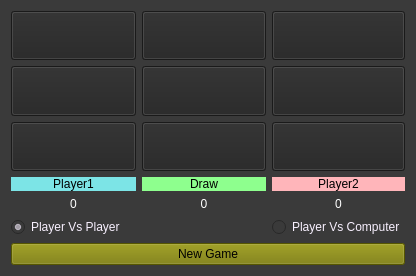
<?xml version="1.0" encoding="UTF-8"?>
<ui version="4.0">
 <class>mainwindow</class>
 <widget class="QWidget" name="mainwindow">
  <property name="geometry">
   <rect>
    <x>0</x>
    <y>0</y>
    <width>416</width>
    <height>276</height>
   </rect>
  </property>
  <property name="windowTitle">
   <string>Tictactoe</string>
  </property>
  <property name="styleSheet">
   <string notr="true">background-color: rgb(0, 0, 0);
background-color: rgb(58, 58, 58);</string>
  </property>
  <layout class="QGridLayout" name="gridLayout">
   <item row="0" column="1">
    <widget class="QPushButton" name="btn_01">
     <property name="sizePolicy">
      <sizepolicy hsizetype="Minimum" vsizetype="MinimumExpanding">
       <horstretch>0</horstretch>
       <verstretch>0</verstretch>
      </sizepolicy>
     </property>
     <property name="styleSheet">
      <string notr="true">background-color: rgb(36, 36, 36);
</string>
     </property>
     <property name="text">
      <string/>
     </property>
    </widget>
   </item>
   <item row="3" column="0">
    <widget class="QPushButton" name="btn_10">
     <property name="sizePolicy">
      <sizepolicy hsizetype="Minimum" vsizetype="MinimumExpanding">
       <horstretch>0</horstretch>
       <verstretch>0</verstretch>
      </sizepolicy>
     </property>
     <property name="styleSheet">
      <string notr="true">background-color: rgb(36, 36, 36);
</string>
     </property>
     <property name="text">
      <string/>
     </property>
    </widget>
   </item>
   <item row="4" column="1">
    <widget class="QPushButton" name="btn_21">
     <property name="sizePolicy">
      <sizepolicy hsizetype="Minimum" vsizetype="MinimumExpanding">
       <horstretch>0</horstretch>
       <verstretch>0</verstretch>
      </sizepolicy>
     </property>
     <property name="styleSheet">
      <string notr="true">background-color: rgb(36, 36, 36);
</string>
     </property>
     <property name="text">
      <string/>
     </property>
    </widget>
   </item>
   <item row="7" column="0">
    <widget class="QRadioButton" name="rb_pl1_vs_pl2">
     <property name="styleSheet">
      <string notr="true">font: 75 10pt &quot;MS Shell Dlg 2&quot;;
color: rgb(248, 240, 255);</string>
     </property>
     <property name="text">
      <string>Player Vs Player</string>
     </property>
     <property name="checked">
      <bool>true</bool>
     </property>
    </widget>
   </item>
   <item row="0" column="2">
    <widget class="QPushButton" name="btn_02">
     <property name="sizePolicy">
      <sizepolicy hsizetype="Minimum" vsizetype="MinimumExpanding">
       <horstretch>0</horstretch>
       <verstretch>0</verstretch>
      </sizepolicy>
     </property>
     <property name="styleSheet">
      <string notr="true">background-color: rgb(36, 36, 36);
</string>
     </property>
     <property name="text">
      <string/>
     </property>
    </widget>
   </item>
   <item row="3" column="1">
    <widget class="QPushButton" name="btn_11">
     <property name="sizePolicy">
      <sizepolicy hsizetype="Minimum" vsizetype="MinimumExpanding">
       <horstretch>0</horstretch>
       <verstretch>0</verstretch>
      </sizepolicy>
     </property>
     <property name="styleSheet">
      <string notr="true">background-color: rgb(36, 36, 36);
</string>
     </property>
     <property name="text">
      <string/>
     </property>
    </widget>
   </item>
   <item row="5" column="1">
    <widget class="QLabel" name="label_2">
     <property name="autoFillBackground">
      <bool>false</bool>
     </property>
     <property name="styleSheet">
      <string notr="true">font: 75 9pt &quot;MS Shell Dlg 2&quot;;
background-color: rgb(142, 255, 142);
</string>
     </property>
     <property name="text">
      <string>Draw</string>
     </property>
     <property name="alignment">
      <set>Qt::AlignCenter</set>
     </property>
    </widget>
   </item>
   <item row="4" column="2">
    <widget class="QPushButton" name="btn_22">
     <property name="sizePolicy">
      <sizepolicy hsizetype="Minimum" vsizetype="MinimumExpanding">
       <horstretch>0</horstretch>
       <verstretch>0</verstretch>
      </sizepolicy>
     </property>
     <property name="styleSheet">
      <string notr="true">background-color: rgb(36, 36, 36);
</string>
     </property>
     <property name="text">
      <string/>
     </property>
    </widget>
   </item>
   <item row="6" column="2">
    <widget class="QLabel" name="lbl_player2">
     <property name="styleSheet">
      <string notr="true">color: rgb(255, 255, 255);
font: 10pt &quot;MS Shell Dlg 2&quot;;</string>
     </property>
     <property name="text">
      <string>0</string>
     </property>
     <property name="alignment">
      <set>Qt::AlignCenter</set>
     </property>
    </widget>
   </item>
   <item row="5" column="0">
    <widget class="QLabel" name="label">
     <property name="styleSheet">
      <string notr="true">font: 75 9pt &quot;MS Shell Dlg 2&quot;;
background-color: rgb(124, 228, 230);</string>
     </property>
     <property name="text">
      <string>Player1</string>
     </property>
     <property name="alignment">
      <set>Qt::AlignCenter</set>
     </property>
    </widget>
   </item>
   <item row="6" column="1">
    <widget class="QLabel" name="lbl_draw">
     <property name="styleSheet">
      <string notr="true">color: rgb(255, 255, 255);
font: 10pt &quot;MS Shell Dlg 2&quot;;</string>
     </property>
     <property name="text">
      <string>0</string>
     </property>
     <property name="alignment">
      <set>Qt::AlignCenter</set>
     </property>
    </widget>
   </item>
   <item row="3" column="2">
    <widget class="QPushButton" name="btn_12">
     <property name="sizePolicy">
      <sizepolicy hsizetype="Minimum" vsizetype="MinimumExpanding">
       <horstretch>0</horstretch>
       <verstretch>0</verstretch>
      </sizepolicy>
     </property>
     <property name="styleSheet">
      <string notr="true">background-color: rgb(36, 36, 36);
</string>
     </property>
     <property name="text">
      <string/>
     </property>
    </widget>
   </item>
   <item row="0" column="0">
    <widget class="QPushButton" name="btn_00">
     <property name="sizePolicy">
      <sizepolicy hsizetype="Minimum" vsizetype="MinimumExpanding">
       <horstretch>0</horstretch>
       <verstretch>0</verstretch>
      </sizepolicy>
     </property>
     <property name="styleSheet">
      <string notr="true">background-color: rgb(36, 36, 36);
</string>
     </property>
     <property name="text">
      <string/>
     </property>
    </widget>
   </item>
   <item row="4" column="0">
    <widget class="QPushButton" name="btn_20">
     <property name="sizePolicy">
      <sizepolicy hsizetype="Minimum" vsizetype="MinimumExpanding">
       <horstretch>0</horstretch>
       <verstretch>0</verstretch>
      </sizepolicy>
     </property>
     <property name="styleSheet">
      <string notr="true">background-color: rgb(36, 36, 36);
</string>
     </property>
     <property name="text">
      <string/>
     </property>
    </widget>
   </item>
   <item row="6" column="0">
    <widget class="QLabel" name="lbl_player1">
     <property name="styleSheet">
      <string notr="true">color: rgb(255, 255, 255);
font: 10pt &quot;MS Shell Dlg 2&quot;;</string>
     </property>
     <property name="text">
      <string>0</string>
     </property>
     <property name="alignment">
      <set>Qt::AlignCenter</set>
     </property>
    </widget>
   </item>
   <item row="5" column="2">
    <widget class="QLabel" name="label_3">
     <property name="styleSheet">
      <string notr="true">font: 75 9pt &quot;MS Shell Dlg 2&quot;;
background-color: rgb(255, 181, 186);</string>
     </property>
     <property name="text">
      <string>Player2</string>
     </property>
     <property name="alignment">
      <set>Qt::AlignCenter</set>
     </property>
    </widget>
   </item>
   <item row="7" column="2">
    <widget class="QRadioButton" name="rb_pl1_vs_co">
     <property name="styleSheet">
      <string notr="true">font: 75 10pt &quot;MS Shell Dlg 2&quot;;
color: rgb(248, 240, 255);</string>
     </property>
     <property name="text">
      <string>Player Vs Computer</string>
     </property>
    </widget>
   </item>
   <item row="8" column="0" colspan="3">
    <widget class="QPushButton" name="btn_new">
     <property name="styleSheet">
      <string notr="true">background-color: rgb(121, 121, 0);
font: 75 10pt &quot;MS Shell Dlg 2&quot;;
border-color: rgb(0, 0, 0);</string>
     </property>
     <property name="text">
      <string>New Game</string>
     </property>
    </widget>
   </item>
  </layout>
 </widget>
 <resources/>
 <connections/>
</ui>
